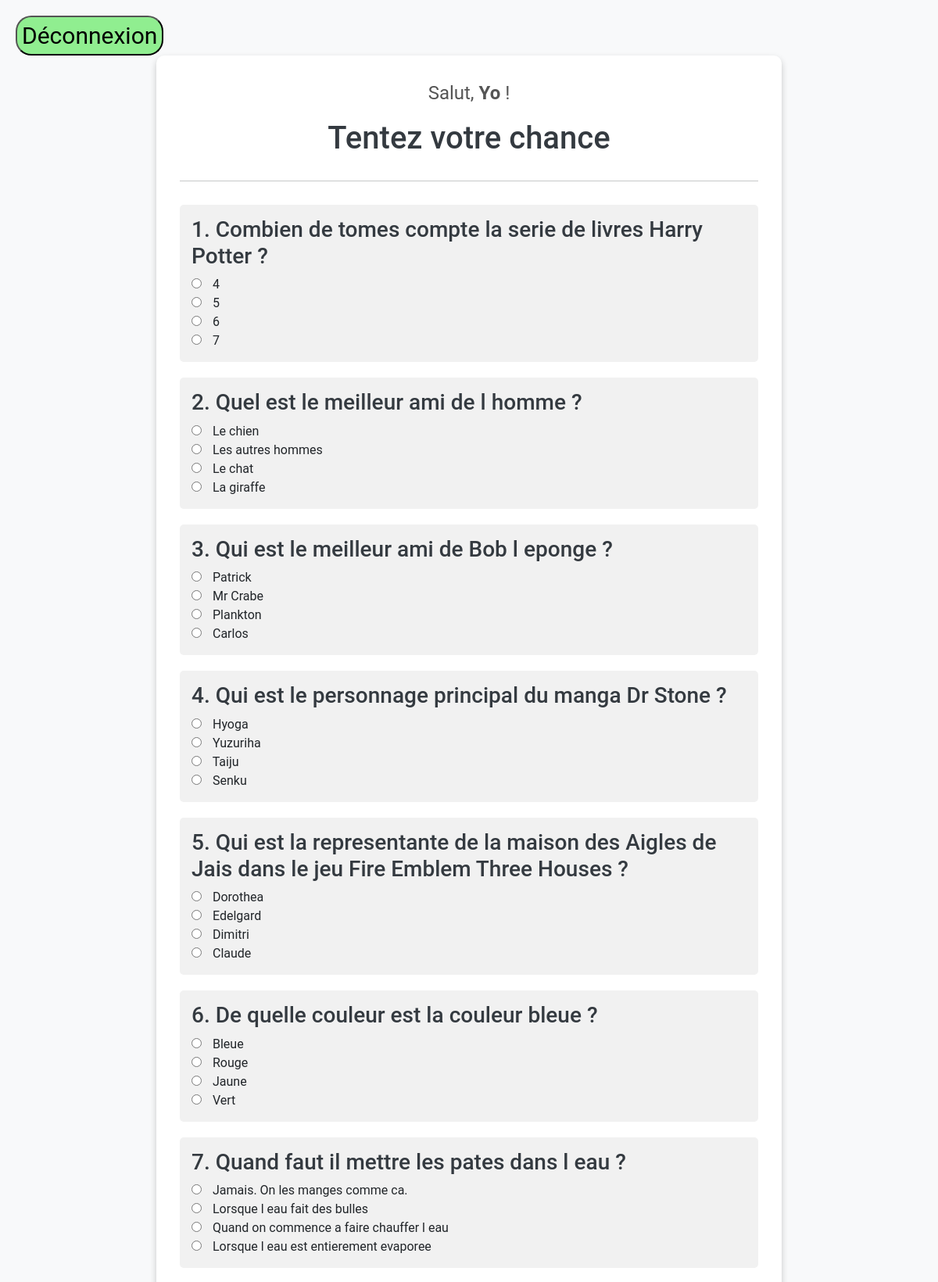
Page /listeQuestions.php (signed in, upper part) on the committed database.
### tables this page shows
CREATE TABLE `questions` (
  `idq` int(3) NOT NULL,
  `libelleQ` varchar(255) NOT NULL,
  `niveau` int(11) NOT NULL
);

CREATE TABLE `reponses` (
  `idr` int(3) NOT NULL,
  `idq` int(3) NOT NULL,
  `libeller` varchar(255) NOT NULL,
  `verite` tinyint(1) NOT NULL
);

### listeQuestions.php (the view, shortened to what this page needs)
<?php
include "but_deco.php";
?>
<!DOCTYPE html>
<html lang="fr">
<head>
    <link href="https://cdn.jsdelivr.net/npm/bootstrap@5.3.3/dist/css/bootstrap.min.css" rel="stylesheet">
</head>
<body>
<div class="container">
    <p class="welcome-message">Salut, <strong><?= htmlspecialchars($_SESSION["user_name"]); ?></strong> !</p>
    <h1>Tentez votre chance</h1>
    <hr>
    <form action="resultat.php" method="post">
        <?php
        include "./connect.php";
        $sql = "SELECT * FROM questions ORDER BY RAND() LIMIT 10";
        $resultat = mysqli_query($id, $sql);
        $i = 1;
        while ($ligne = mysqli_fetch_assoc($resultat)) {
            echo "<div class='question'>";
            echo "<h3>$i. " . htmlspecialchars($ligne['libelleQ']) . "</h3>";
            $i++;
            $sql2 = "SELECT * FROM reponses WHERE idq = " . $ligne["idq"];
            $resultat2 = mysqli_query($id, $sql2);
            while ($ligne2 = mysqli_fetch_assoc($resultat2)) {
                $idq = $ligne2['idq'];
                $idr = $ligne2['idr'];
                echo "<div><label><input type='radio' name='$idq' value='$idr'> " . htmlspecialchars($ligne2["libeller"]) . "</label></div>";
            }
            echo "</div>";
        }
        ?>
    </form>
</div>
</body>
</html>

### listeQuestions.php (style rules this page uses)
body { background-color: #f8f9fa; font-family: 'Roboto', Arial, sans-serif; padding: 20px; }
.container { max-width: 800px; margin: auto; background: white; border-radius: 10px; box-shadow: 0 4px 8px rgba(0, 0, 0, 0.2); padding: 30px; }
h1, h3 { color: #343a40; }
h1 { font-size: 2.5rem; text-align: center; margin-bottom: 20px; }
.question { margin-top: 20px; padding: 15px; background-color: #f1f1f1; border-radius: 5px; }
input[type="radio"] { margin-right: 10px; }
.welcome-message { text-align: center; font-size: 1.5rem; color: #555; }
hr { margin: 30px 0; }

### rows in the picture
questions: libelleQ "Combien de tomes compte la serie de livres Harry Potter ?"
reponses: libeller "4"
reponses: libeller "5"
reponses: libeller "6"
reponses: libeller "7"
questions: libelleQ "Quel est le meilleur ami de l homme ?"
reponses: libeller "Le chien"
reponses: libeller "Les autres hommes"
reponses: libeller "Le chat"
reponses: libeller "La giraffe"
questions: libelleQ "Qui est le meilleur ami de Bob l eponge ?"
reponses: libeller "Patrick"
reponses: libeller "Mr Crabe"
reponses: libeller "Plankton"
reponses: libeller "Carlos"
questions: libelleQ "Qui est le personnage principal du manga Dr Stone ?"
reponses: libeller "Hyoga"
reponses: libeller "Yuzuriha"
reponses: libeller "Taiju"
reponses: libeller "Senku"
questions: libelleQ "Qui est la representante de la maison des Aigles de Jais dans le jeu Fire Emblem Three Houses ?"
reponses: libeller "Dorothea"
reponses: libeller "Edelgard"
reponses: libeller "Dimitri"
reponses: libeller "Claude"
questions: libelleQ "De quelle couleur est la couleur bleue ?"
reponses: libeller "Bleue"
reponses: libeller "Rouge"
reponses: libeller "Jaune"
reponses: libeller "Vert"
questions: libelleQ "Quand faut il mettre les pates dans l eau ?"
reponses: libeller "Jamais. On les manges comme ca."
reponses: libeller "Lorsque l eau fait des bulles"
reponses: libeller "Quand on commence a faire chauffer l eau"
reponses: libeller "Lorsque l eau est entierement evaporee"

### other values in the picture
$_SESSION["user_name"] "Yo"
